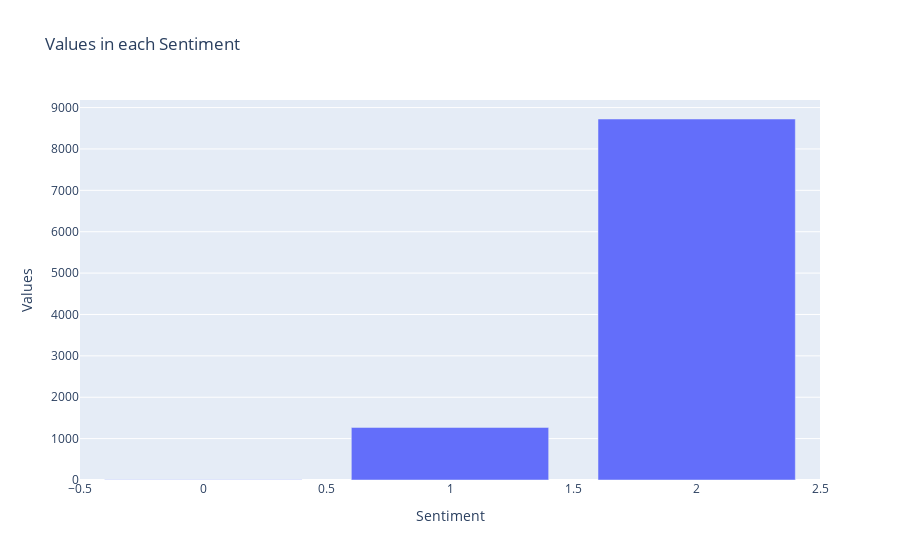

The notebook cell this image was saved under:
### Code cell
fig = go.Figure([go.Bar(x=Y.value_counts().index, y=Y.value_counts().tolist())])
fig.update_layout(
    title="Values in each Sentiment",
    xaxis_title="Sentiment",
    yaxis_title="Values")
fig.show()

### Figure 1 — Plotly figure (JSON) as saved in the notebook; plotly's stock layout.template omitted (floating-point values rounded to 4 significant figures)
{"data": [{"type": "bar", "x": [2, 1, 0], "y": [8724, 1271, 5]}], "layout": {"title": {"text": "Values in each Sentiment"}, "xaxis": {"title": {"text": "Sentiment"}}, "yaxis": {"title": {"text": "Values"}}}}
